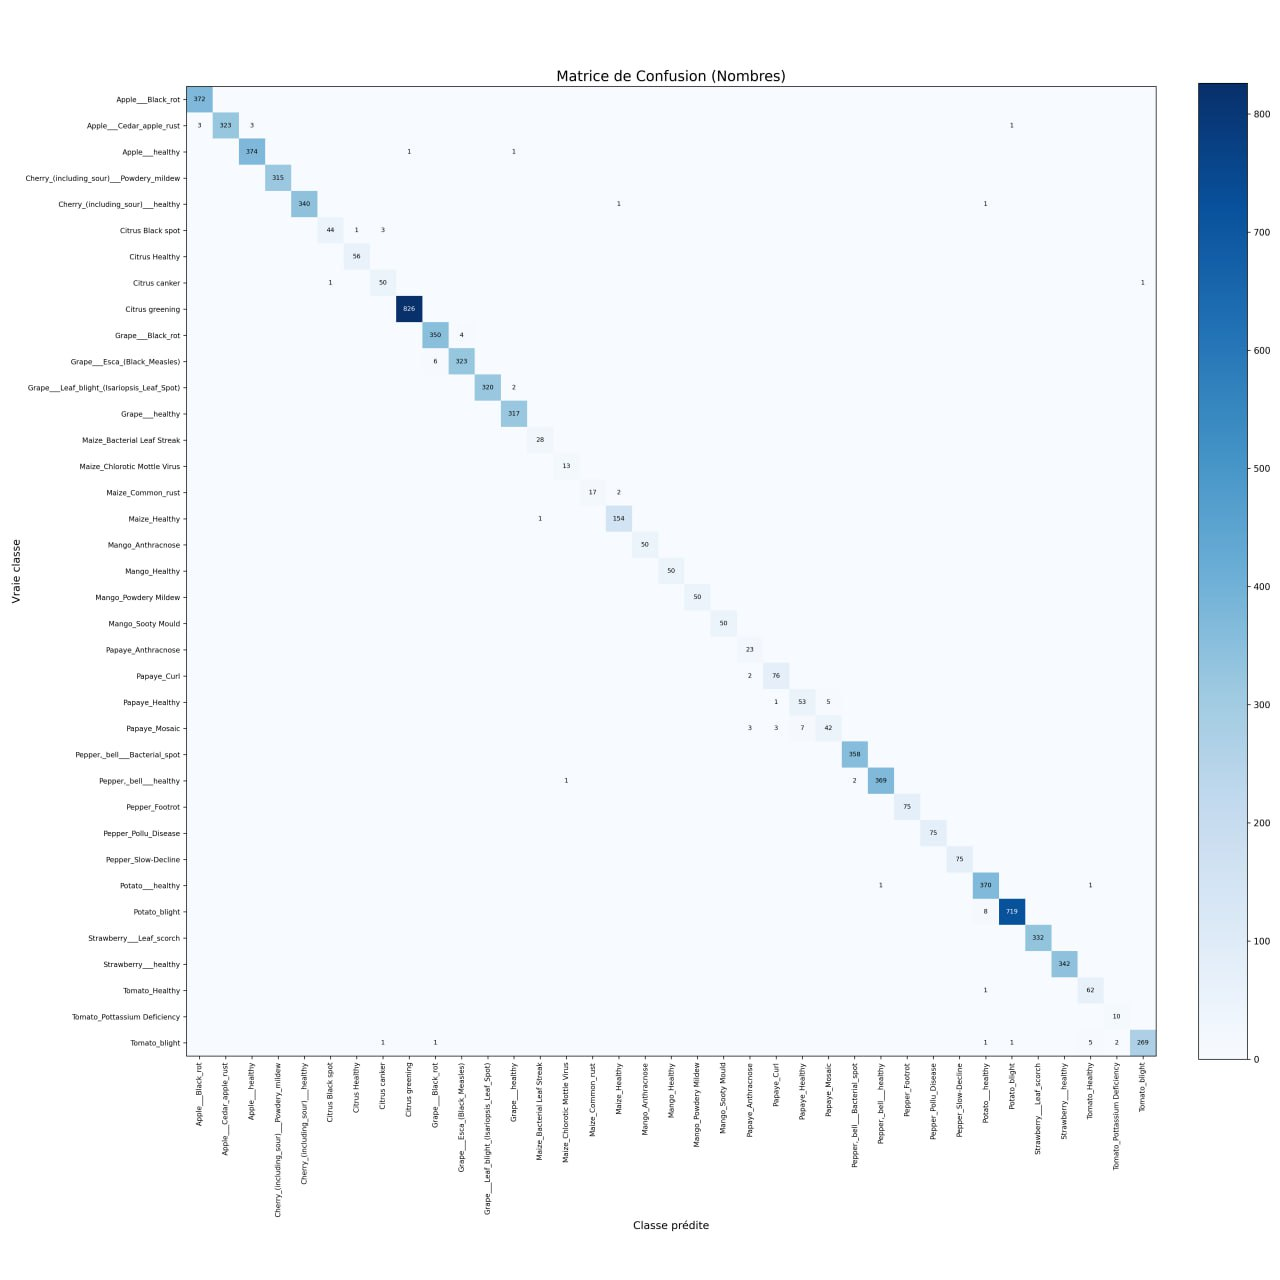

Reproduce this figure in Python.
import numpy as np
import tensorflow as tf
import matplotlib.pyplot as plt
import itertools

# ================= CONFIGURATION =================
VAL_DIR = r"C:\Users\souma\OneDrive\Documents\Alassane\IA2_EfficientNetB4\dataset_split\val"
MODEL_PATH = "best.keras" 

IMG_SIZE = (380, 380)
BATCH = 128

# 1) Dataset
val_ds = tf.keras.utils.image_dataset_from_directory(
    VAL_DIR, image_size=IMG_SIZE, batch_size=BATCH, shuffle=False
)
class_names = val_ds.class_names
num_classes = len(class_names)

# 2) Charger le modèle
print(f"Chargement du modèle depuis {MODEL_PATH}...")
model = tf.keras.models.load_model(MODEL_PATH)

# 3) Prédictions
print("Lancement des prédictions...")
val_ds = val_ds.prefetch(tf.data.AUTOTUNE)
y_true = np.concatenate([y.numpy() for _, y in val_ds], axis=0)
probs = model.predict(val_ds, verbose=1)
y_pred = np.argmax(probs, axis=1)

# 4) Matrice de confusion
cm = tf.math.confusion_matrix(y_true, y_pred, num_classes=num_classes).numpy()

# Normalisation (pour les couleurs, mais on affichera les nombres bruts)
cm_norm = cm.astype('float') / cm.sum(axis=1)[:, np.newaxis]
# Gérer la division par zéro si une classe est vide
cm_norm = np.nan_to_num(cm_norm)

# 5) Fonction d'affichage avec TEXTE
def plot_confusion_matrix(matrix, labels, title, filename, normalize=False):
    plt.figure(figsize=(20, 20)) # Taille augmentée pour lisibilité
    plt.imshow(matrix, interpolation='nearest', cmap=plt.cm.Blues)
    plt.title(title, fontsize=16)
    plt.colorbar(fraction=0.046, pad=0.04)
    
    tick_marks = np.arange(len(labels))
    plt.xticks(tick_marks, labels, rotation=90, fontsize=8)
    plt.yticks(tick_marks, labels, fontsize=8)

    # ✅ AJOUT : Boucle pour écrire les nombres dans les cases
    fmt = '.2f' if normalize else 'd' # Format décimal ou entier
    thresh = matrix.max() / 2.
    
    for i, j in itertools.product(range(matrix.shape[0]), range(matrix.shape[1])):
        val = matrix[i, j]
        # On n'affiche le texte que si la valeur > 0 pour ne pas surcharger (optionnel, retirer le if pour tout afficher)
        if val > 0:
            plt.text(j, i, format(val, fmt),
                     horizontalalignment="center",
                     verticalalignment="center",
                     color="white" if val > thresh else "black",
                     fontsize=7) # Ajuster la taille de la police si nécessaire

    plt.ylabel('Vraie classe', fontsize=12)
    plt.xlabel('Classe prédite', fontsize=12)
    plt.tight_layout()
    plt.savefig(filename, dpi=300)
    plt.show()
    print(f"Image sauvegardée : {filename}")

# Affichage 1 : Nombres bruts (Counts)
plot_confusion_matrix(cm, class_names, "Matrice de Confusion (Nombres)", "confusion_matrix_counts.png", normalize=False)

# Affichage 2 : Normalisée (Pourcentages) - Optionnel si tu veux voir les % dans les cases
# plot_confusion_matrix(cm_norm, class_names, "Matrice de Confusion (Normalisée)", "confusion_matrix_norm.png", normalize=True)

# 6) Top erreurs (inchangé, toujours utile)
err = cm.copy()
np.fill_diagonal(err, 0)
flat_idx = np.argsort(err.ravel())[::-1]

print("\n--- Top 15 des confusions (Vrai -> Prédit : Nbr Erreurs) ---")
shown = 0
for idx in flat_idx:
    i, j = np.unravel_index(idx, err.shape)
    if err[i, j] == 0:
        break
    print(f"{class_names[i]} -> {class_names[j]} : {err[i, j]}")
    shown += 1
    if shown >= 15:
        break
